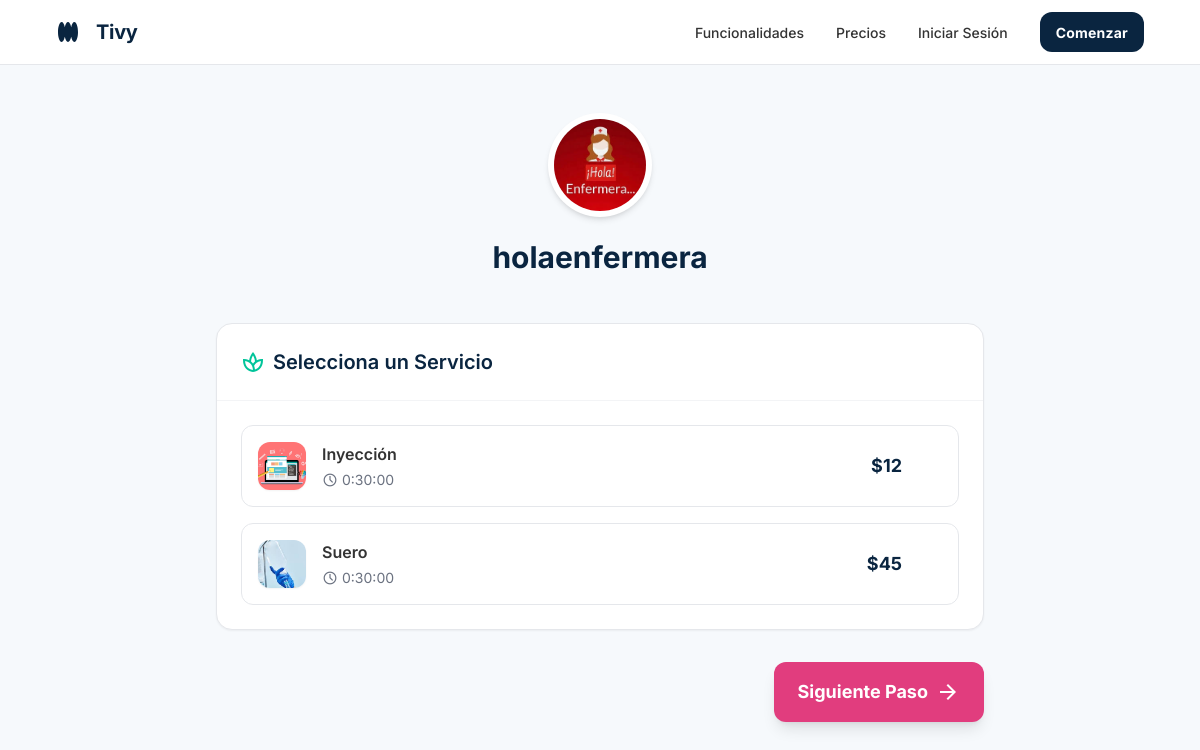
Page /p/holaenfermera/ on the committed database.
### CoreApps/users/models.py (models this page shows, shortened)
class Business(models.Model):
    class ServiceDeliveryType(models.TextChoices):
        LOCAL_ONLY = 'LOCAL', 'Solo atiende en su local'
        DELIVERY_ONLY = 'DOMICILIO', 'Solo atiende a domicilio'
        BOTH = 'AMBOS', 'Ofrece ambos servicios'
    class BusinessType(models.TextChoices):
        APPOINTMENTS = 'CITAS', 'Basado en Citas'
        RETAIL = 'TIENDA', 'Tienda Minorista'
    user = models.OneToOneField(User, on_delete=models.CASCADE, related_name='business_profile', help_text="El dueño o administrador del negocio.")
    display_name = models.CharField(max_length=150, help_text="Nombre del negocio (Ej: Peluquería Glamour).")
    slug = models.SlugField(unique=True, max_length=100, help_text="Identificador único para la URL (generado automáticamente).", blank=True)
    photo = models.ImageField(upload_to='business/photos/', null=True, blank=True)
    bio = models.TextField(blank=True, help_text="Una breve descripción del negocio.")
    location_name = models.CharField(max_length=200, blank=True, help_text="Nombre del lugar físico (Ej: Centro Comercial El Sol).")
    address = models.CharField(max_length=255, blank=True, help_text="Dirección detallada (Calle, número, etc.).")
    city = models.CharField(max_length=100, blank=True, help_text="Ciudad donde opera el negocio.")
    country = models.CharField(max_length=100, blank=True, default='Ecuador', help_text="País donde opera el negocio.") # Default a Ecuador
    business_type = models.CharField(max_length=10, choices=BusinessType.choices, default=BusinessType.APPOINTMENTS)
    service_delivery_type = models.CharField(
        max_length=10,
        choices=ServiceDeliveryType.choices,
        default=ServiceDeliveryType.LOCAL_ONLY,
        help_text="Define el modelo de atención general del negocio."
    )
    travel_buffer = models.DurationField(
        default=timedelta(minutes=30),
        help_text="Tiempo extra que se bloqueará para traslados en servicios a domicilio."
    )
    primary_color = models.CharField(max_length=7, default='#3498DB', help_text="Color principal del tema (formato hex, ej: #FF0000)")
    secondary_color = models.CharField(max_length=7, default='#FFFFFF', help_text="Color secundario del tema (formato hex, ej: #00FF00)")
    service_zones = models.ManyToManyField(
        ServiceZone,
        blank=True,
        related_name='businesses',
        help_text="Zonas geográficas cubiertas para servicios a domicilio (basado en nombres/códigos)."
    )
    is_active = models.BooleanField(default=True)
    created_at = models.DateTimeField(auto_now_add=True)

### CoreApps/catalog/models.py (models this page shows, shortened)
class Service(models.Model):
    class LocationType(models.TextChoices):
        LOCAL_ONLY = 'LOCAL', 'En el local'
        DELIVERY_ONLY = 'DOMICILIO', 'A domicilio'
        BOTH = 'AMBOS', 'Ambos (a elegir por el cliente)'
    business = models.ForeignKey(Business, on_delete=models.CASCADE, related_name='services')
    name = models.CharField(max_length=150)
    description = models.TextField(blank=True)
    duration = models.DurationField(help_text="Duración del servicio. Formato: HH:MM:SS.")
    price = models.DecimalField(max_digits=10, decimal_places=2)
    location_type = models.CharField(
        max_length=10,
        choices=LocationType.choices,
        default=LocationType.LOCAL_ONLY,
        help_text="Define dónde se puede realizar este servicio específico."
    )
    assignees = models.ManyToManyField(
        StaffMember,
        related_name='services_offered',
        blank=True,
        help_text="Personal asignado para realizar este servicio."
    )
    photo = models.ImageField(
        upload_to='services/photos/',
        null=True,
        blank=True,
        help_text="Imagen representativa del servicio (opcional)."
    )
    is_active = models.BooleanField(default=True)

### CoreApps/main/views.py (the view, shortened to what this page needs)
# urls.py: path('p/<slug:slug>/', BusinessPublicProfileView.as_view(), name='business_profile'),
class BusinessPublicProfileView(DetailView):
    model = Business
    template_name = 'main/public_profile.html'
    context_object_name = 'business'
    slug_field = 'slug'
    def get(self, request, *args, **kwargs):
        try:
            self.object = self.get_object()
        except Http404:
            raise Http404("Negocio no encontrado.")
        allowed_statuses = ['ACTIVE', 'TRIAL', 'DEMO']
        has_valid_subscription = (
            hasattr(self.object, 'subscription') and
            self.object.subscription is not None and
            self.object.subscription.status in allowed_statuses
        )
        if not has_valid_subscription:
            raise Http404("Este negocio no está aceptando reservas en este momento.")
        context = self.get_context_data(object=self.object)
        return self.render_to_response(context)
    def get_context_data(self, **kwargs):
        context = super().get_context_data(**kwargs)
        business = self.get_object() # get_object ya fue llamado en get()
        context['services'] = business.services.filter(is_active=True)
        return context

### templates/main/public_profile.html (shortened to what this page needs)
{% extends 'base.html' %}
{% load static %}
{% load humanize %}
{% block content %}
<div class="min-h-[calc(100vh-4rem)] bg-subtle-bg dark:bg-dark-subtle-bg py-12 px-4 sm:px-6 lg:px-8">
    <div class="max-w-3xl mx-auto">
        <div class="text-center mb-12">
            <div class="inline-block p-1 rounded-full bg-white dark:bg-gray-800 shadow-md mb-4">
                {% if business.photo %}
                    <img src="{{ business.photo.url }}" alt="{{ business.display_name }}" class="w-24 h-24 rounded-full object-cover border-2 border-white dark:border-gray-700">
                {% else %}
                    <div class="w-24 h-24 rounded-full bg-gray-200 dark:bg-gray-700 flex items-center justify-center text-2xl font-bold text-gray-400">
                        {{ business.display_name|slice:":1" }}
                    </div>
                {% endif %}
            </div>
            <h1 class="text-3xl font-bold text-primary dark:text-white">{{ business.display_name }}</h1>
        </div>
        <form method="get" action="{% url 'select_staff_and_time' slug=business.slug %}" class="space-y-8">
            <div class="bg-white dark:bg-background-dark rounded-xl shadow-sm border border-gray-200 dark:border-gray-700 overflow-hidden">
                <div class="p-6 border-b border-gray-100 dark:border-gray-800">
                    <h2 class="text-xl font-semibold text-primary dark:text-white flex items-center gap-2">
                        <span class="material-symbols-outlined text-secondary">spa</span> Selecciona un Servicio
                    </h2>
                </div>
                <div class="p-6 grid gap-4 sm:grid-cols-1">
                    {% for service in services %}
                    <label class="relative cursor-pointer group">
                        <div class="p-4 rounded-lg border border-gray-200 dark:border-gray-700 hover:border-gray-300 dark:hover:border-gray-600 transition-all flex items-center justify-between bg-white dark:bg-gray-800">
                            <div class="flex items-center gap-4">
                                {% if service.photo %}
                                    <img src="{{ service.photo.url }}" class="w-12 h-12 rounded-lg object-cover shadow-sm">
                                {% endif %}
                                <div>
                                    <h3 class="font-semibold text-text-light dark:text-white group-hover:text-primary transition-colors">{{ service.name }}</h3>
                                    <div class="flex items-center gap-3 mt-1 text-sm text-gray-500 dark:text-gray-400">
                                        <span class="flex items-center gap-1">
                                            <span class="material-symbols-outlined text-[16px]">schedule</span>
                                            {{ service.duration }}
                                        </span>
                                    </div>
                                </div>
                            </div>
                            <div class="flex items-center gap-4">
                                <span class="font-bold text-lg text-primary dark:text-white">${{ service.price|floatformat:0 }}</span>
                            </div>
                        </div>
                    </label>
                    {% empty %}
                        <div class="text-center py-8 text-gray-500">
                            Este negocio no tiene servicios activos en este momento.
                        </div>
                    {% endfor %}
                </div>
            </div>
            <div class="fixed bottom-0 left-0 right-0 p-4 bg-white dark:bg-background-dark border-t border-gray-200 dark:border-gray-800 md:static md:bg-transparent md:border-0 md:p-0 z-40">
                <button type="submit" class="w-full btn-brand rounded-lg py-4 px-6 text-lg font-bold shadow-lg md:w-auto md:float-right flex items-center justify-center gap-2">
                    Siguiente Paso
                    <span class="material-symbols-outlined">arrow_forward</span>
                </button>
            </div>
        </form>
    </div>
</div>
{% endblock %}

### templates/base.html (style rules this page uses)
body { -webkit-font-smoothing: antialiased; -moz-osx-font-smoothing: grayscale; }

### rows in the picture
Business: photo (picture), display_name "holaenfermera"
Service: photo (picture), name "Inyección", duration "0:30:00", price "12"
Service: photo (picture), name "Suero", duration "0:30:00", price "45"
